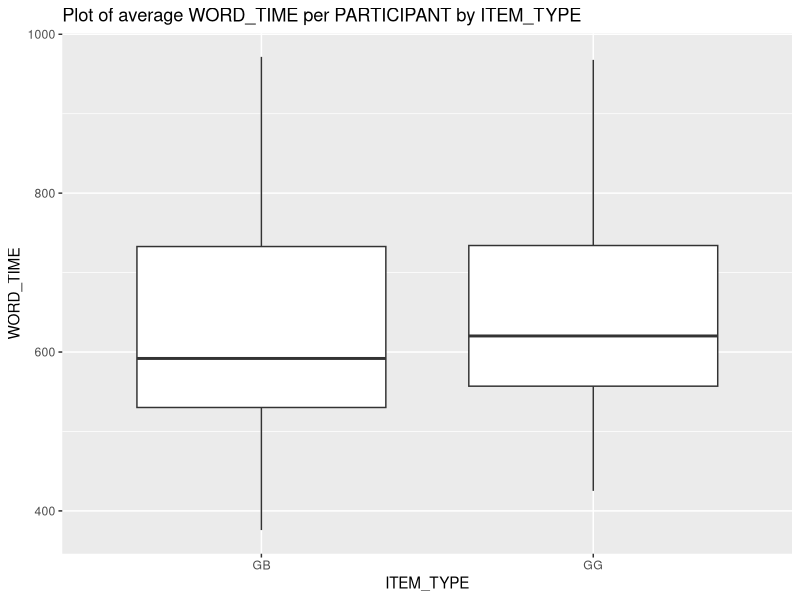
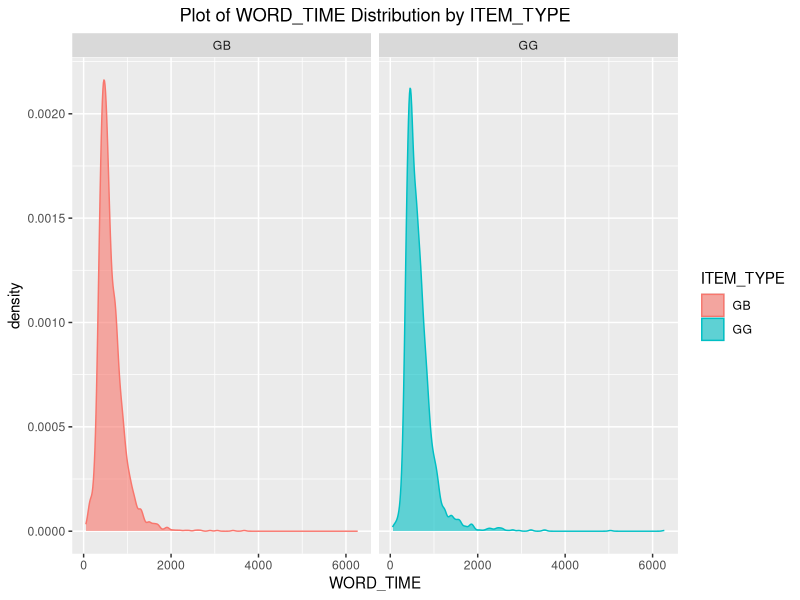
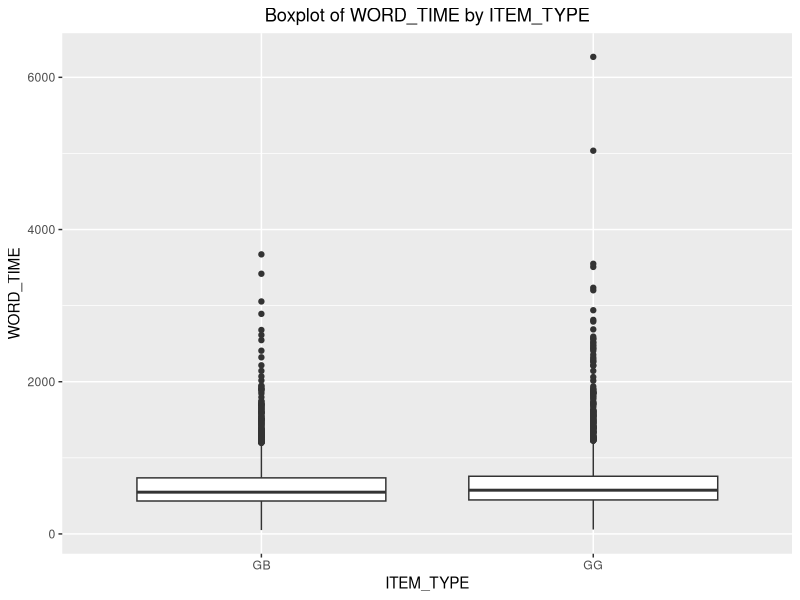
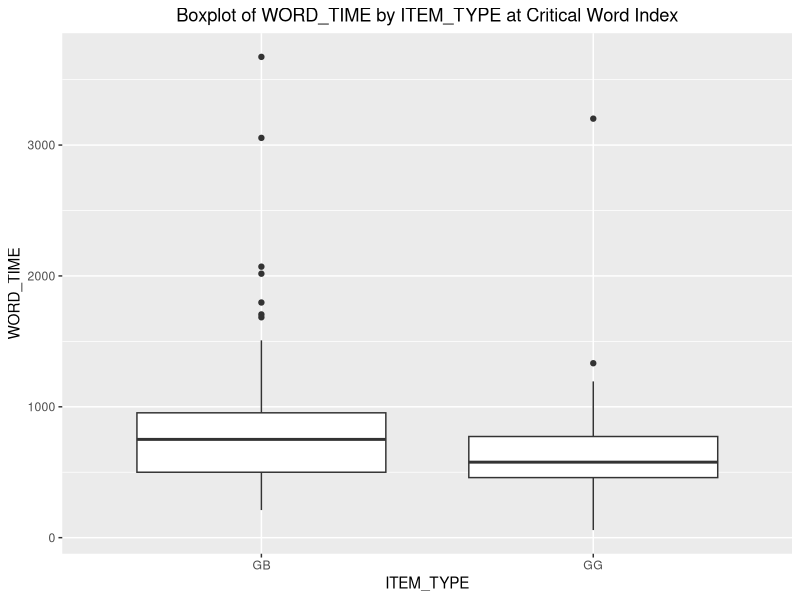
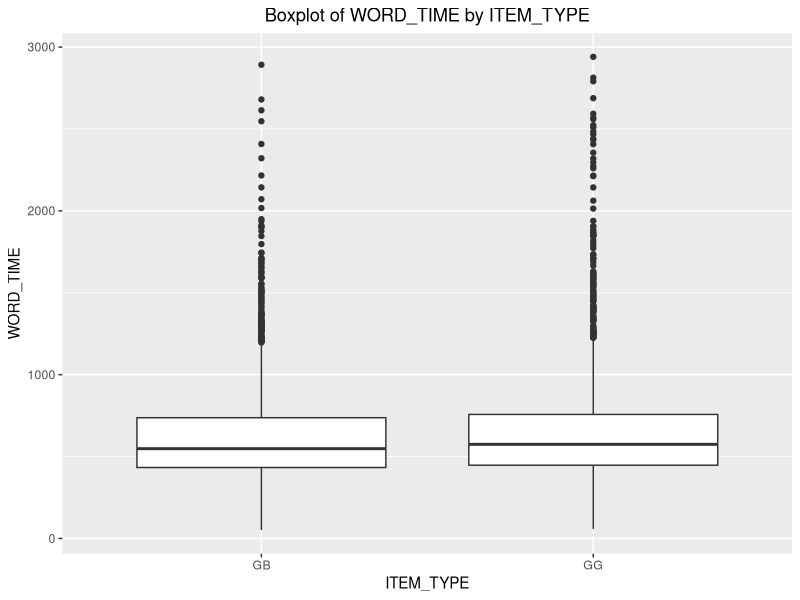
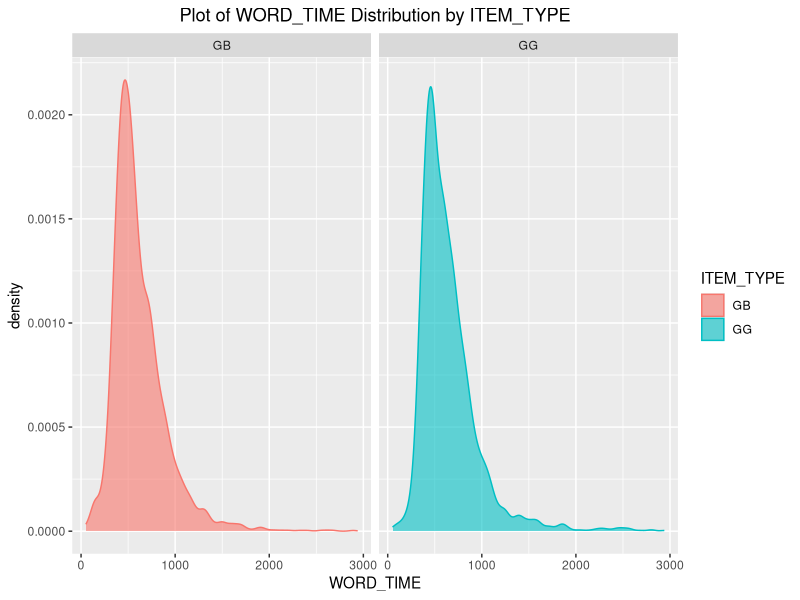
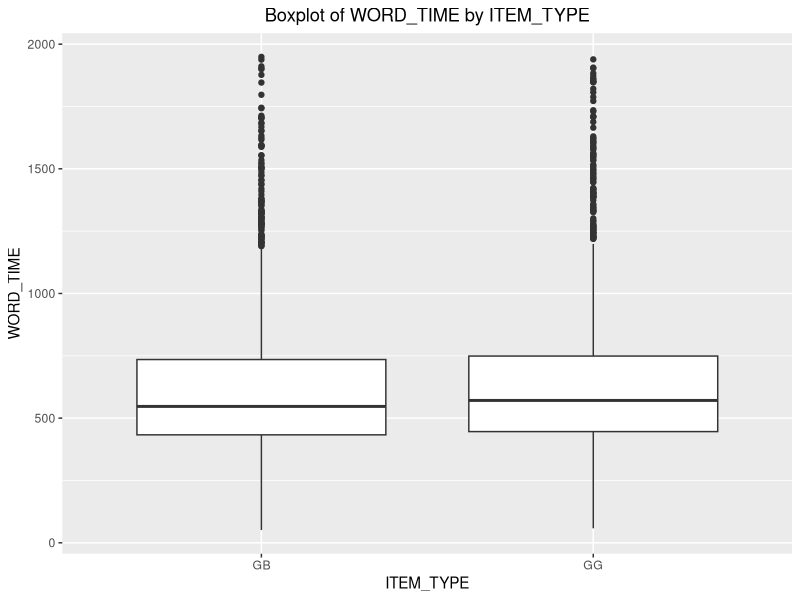
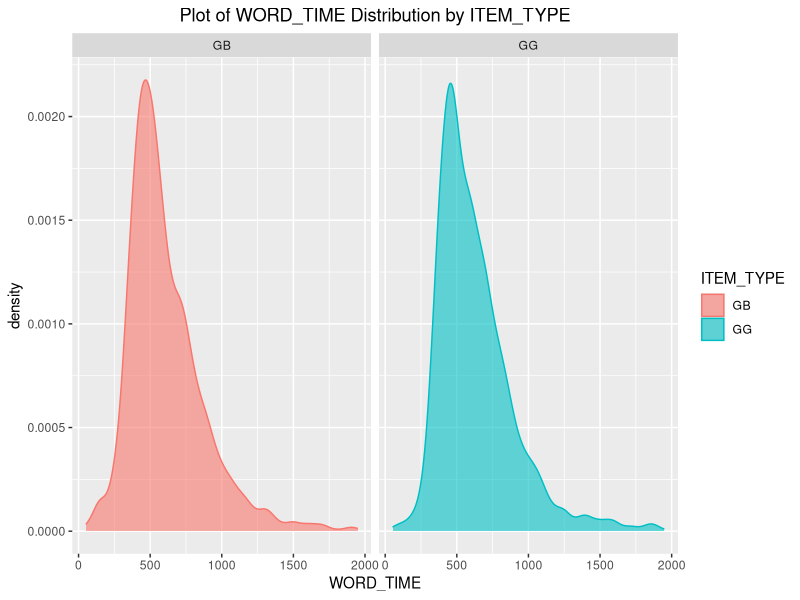

Generate these figures, in order, with R:
### Stats with R Exercise sheet 9

##########################
#Week 10: Linear Mixed Effects Models
##########################


## This exercise sheet contains the exercises that you will need to complete and 
## submit by 23:55 on Monday, January 13. Write the code below the questions. 
## If you need to provide a written answer, comment this out using a hashtag (#). 
## Submit your homework via moodle.
## You are required to work together in groups of three students, but everybody 
## needs to submit the group version of the homework via moodle individually.
## You need to provide a serious attempt to each exercise in order to have
## the assignment graded as complete.


## Please write below your (and your teammates) name, matriculation number. 
## Name: Noon Pokaratsiri Goldstein, Pauline Sander, Axel Allen
## Matriculation number: 2581469, 2581310, 2579024

## Change the name of the file by adding your matriculation numbers
## (exercise0N_firstID_secondID_thirdID.R)

###########################################################################################
###########################################################################################
library(lme4)
library(lattice)
library(Matrix)

# a)There are 3 datasets on moodle, you can choose one of them to work with on this
#   assignment.  
#   Read in the data file of your choice (gender.Rdata, sem.Rdata OR relclause.Rdata) 
#   and assign it to a variable called "dat". 
#   See a description of the items in the datasets below.
dat <- read.delim('gender.txt', sep = ' ')
summary(dat)
head(dat)
# The files contain data from an experiment where people were reading sentences, 
# and pressed the space bar to see the next word. The duration for which a word was 
# viewed before pressing the space bar again is the reading time of the word, and is 
# stored in the file as "WORD_TIME". The experiment had 24 items (given as "ITEM_ID") 
# and 24 subjects (given as "PARTICIPANT"). The order in which the different sentences 
# were presented in the experiment is given in the variable "itemOrder". 

# For each of the files, the sentences that were shown had a different property. 

# Sentences in the sem.Rdata experiment had a semantic violation, i.e. a word that 
# didn't fit in with the previous words in terms of its meaning. The experiment 
# contained two versions of each item, which were identical to one another except 
# for the one sentence containing a semantic violation, while the other one was 
# semantically correct. These conditions are named "SG" for "semantically good" 
# and "SB" for "semantically bad".

# Semantic materials (the experiment is in German, English translation given 
# for those who don't speak German'):

# Christina schie?t / raucht eine Zigarette nach der Arbeit. 
# "Christina is shooting / smoking a cigarette after work."

# The crticial word here is "Zigarette", as this would be very surprising in the 
# context of the verb "shoot", but not in the context of the verb "smoke". 
# Reading times are comparable because the critical word "Zigarette" is identical 
# in both conditions.

# Syntactic items:
# Simone hatte eine(n) schreckliche(n) Traum und keine Lust zum Weiterschlafen. 
# "Simone had a[masc/fem] horrible[masc/fem] dreammasc and didn't feel like sleeping 
# any longer."

# Here, there are again two conditions, one using correct grammatical gender on 
# "einen schrecklichen" vs. the other one using incorrect grammatical gender 
# "eine schreckliche". The critical word is "Traum" (it's either consisten or 
# inconsistent with the marking on the determiner and adjective)

# Relative clause items:
# Die Nachbarin, [die_sg nom/acc einige_pl nom/acc der Mieter auf Schadensersatz  
# verklagt hat_sg/ haben_pl]RC, traf sich gestern mit Angelika. 
# "The neighbor, [whom some of the tenants sued for damages / who sued some of  the
# tenants for damages]RC, met Angelika yesterday."

# When reading such a sentence, people will usually interpret the relative pronoun 
# die as the subject of the relative clause and the following noun phrase 
# "einige der Mieter" as the object. This interpretation is compatible with 
# the embedded singular-marked (sg) verb hat at the end of the relative clause. 
# Encountering the verb haben, which has plural marking (pl), leads to processing 
# difficulty: in order to make sense of the relative clause, readers need to 
# reinterpret the relative pronoun die as the object of the relative clause 
# and the following noun phrase "einige der Mieter" as its subject. 
# (Note that the sentences are all grammatical, as the relative pronoun and 
# following NPs are chosen such that they are ambiguous between nominative (nom)
# and accusative (acc) case marking.)

# The number of the word in a sentence is given in column "SEMWDINDEX". 
# 0 designates the word where the semantic violation happens (in the SB condition; 
# in the SG condition, it's the corresponding word). We call this word the 
# "critical word" or "critical region". -1 is the word before that, -2 is 
# two words before that word, and 2 is two words after that critical word. 
# "EXPWORD" shows the words. We expect longer reading times for the violation 
# at word 0 or the word after that (word 1) (if people press the button quickly 
# before thinking properly).

# b) Inspect "dat" and provide 2 plots. 
#    The first plot should provide insights about the relationship between WORD_TIME 
#    and ITEM_TYPE. 
#    For the second plot you should first subset the data using only RELWDINDEX == 0 and
#    then plot the WORD_TIME for the different conditions (ITEM_TYPE).
library(ggplot2)
library(reshape2)

# plot of average by item_type per participant
mdat <- melt(dat, id.vars = c("PARTICIPANT", "ITEM_TYPE"),
             measure.vars = c("WORD_TIME"))
cdat <- dcast(mdat, ITEM_TYPE + PARTICIPANT ~ variable, mean, na.rm = T)
ggplot(cdat, aes(ITEM_TYPE, WORD_TIME, group = ITEM_TYPE)) + 
  geom_boxplot() +
  ggtitle('Plot of average WORD_TIME per PARTICIPANT by ITEM_TYPE')

# first plot for relationship between WORD_TIME and ITEM_TYPE
theme_update(plot.title = element_text(hjust = 0.5))
ggplot(data = dat, aes(WORD_TIME, color = ITEM_TYPE, fill=ITEM_TYPE)) +
  ggtitle('Plot of WORD_TIME Distribution by ITEM_TYPE') +
  geom_density(alpha = 0.6) + 
  facet_wrap(~ITEM_TYPE)

ggplot(dat, aes(ITEM_TYPE, WORD_TIME, group = ITEM_TYPE)) + 
  geom_boxplot() +
  ggtitle('Boxplot of WORD_TIME by ITEM_TYPE')

# second plot for RELWDINDEX == 0
dat2 <- subset(dat, RELWDINDEX == 0)
ggplot(dat2, aes(ITEM_TYPE, WORD_TIME, group = ITEM_TYPE)) + 
  geom_boxplot() +
  ggtitle('Boxplot of WORD_TIME by ITEM_TYPE at Critical Word Index')

# c) Decide whether you want to exclude any data points (provide not only the code,
#    but also a detailed (!) explanation). 
#    Note that we are evaluating WORD_TIME as our reponse variable. 
#    What time intervals make sense for such an experiment?

# Considering the length of the sample sentences described, I'm assuming that WORD_TIME unit is in milliseconds
# as 1000-6000 ms (1-6 seconds) seems reasonable for proficient speakers to read these sentences.
# From our density plot and the summary of the data, ~90% of the WORD_TIME distribution lie below 3000 ms.
# Almost all of the data points for WORD_TIME at RELWDINDEX == 0 are also under 3000ms as observed in our boxplot.
# Considering that it is reasonable to expect readers to take more time to read 'grammatically bad' sentences
# excluding the outlier data points > 3000 ms, which are mostly in the 'grammatically good' category, seems
# reasonable. The boxplot of the average WORD_TIME per PARTICIPANT by ITEM_TYPE supports this rationale as well.
# As observed, in contrast to the Boxplot of WORD_TIME by ITEM_TYPE at Critical Word Index, which shows the 'GB'
# group to have overall longer WORD_TIME, the average WORD_TIME in the per PARTICIPANT bloxplot is higher in 
# the 'GG' group than 'GB' group.

dat_excluded <- subset(dat, WORD_TIME <= 3000)

# checking that doing so preserves existing distribution
ggplot(dat_excluded, aes(ITEM_TYPE, WORD_TIME, group = ITEM_TYPE)) + 
  geom_boxplot() +
  ggtitle('Boxplot of WORD_TIME by ITEM_TYPE')

ggplot(data = dat_excluded, aes(WORD_TIME, color = ITEM_TYPE, fill=ITEM_TYPE)) +
  ggtitle('Plot of WORD_TIME Distribution by ITEM_TYPE') +
  geom_density(alpha = 0.6) + 
  facet_wrap(~ITEM_TYPE)

# Another thought I had was to cut down to < 2000, but I don't have a more compelling justification
# than that 90% of the datapoints fall under this threshold from the density plot :/ Thoughts?
dat_excluded2 <- subset(dat, WORD_TIME <= 2000)
ggplot(dat_excluded2, aes(ITEM_TYPE, WORD_TIME, group = ITEM_TYPE)) + 
  geom_boxplot() +
  ggtitle('Boxplot of WORD_TIME by ITEM_TYPE')

ggplot(data = dat_excluded2, aes(WORD_TIME, color = ITEM_TYPE, fill=ITEM_TYPE)) +
  ggtitle('Plot of WORD_TIME Distribution by ITEM_TYPE') +
  geom_density(alpha = 0.6) + 
  facet_wrap(~ITEM_TYPE)

# d) Make a scatter plot where for each index word as the sentence progresses (RELWDINDEX),
#    the average reading time is shown for each of the two conditions (ITEM_TYPE).
#    Please use two different colours for the different conditions.
ggplot(data = dat_excluded, aes(x = RELWDINDEX, y = WORD_TIME, col = ITEM_TYPE)) +
  geom_point(alpha = 0.8, shape = 16) +
  ggtitle('Scatter Plot of Reading time(ms) and Word Index between GG and GB groups')

# e) You do not need to use ggplot here, just follow the example below.
#    The code is a plot for the dataset 'sleepstudy' from the package 'lme4'.
#    The figure shows relationships between days without sleeping and reaction 
#    time for each participant (subject) separately.

summary(sleepstudy)
print(xyplot(Reaction ~ Days | Subject, sleepstudy, aspect = "xy",
             layout = c(9,2), type = c("g", "p", "r"),
             index.cond = function(x,y) coef(lm(y ~ x))[1],
             xlab = "Days of sleep deprivation",
             ylab = "Average reaction time (ms)"))

#    Your task is to figure out how to adapt this plot for our data. What do you 
#    conclude regarding the reading sentences experiment?
summary(dat_excluded)
?xyplot
# melting and recasting for average word_time
mdat_e <- melt(dat_excluded, id.vars = c("PARTICIPANT", "RELWDINDEX", "ITEM_TYPE"),
             measure.vars = c("WORD_TIME"))
cdat_e <- dcast(mdat_e,RELWDINDEX + PARTICIPANT + ITEM_TYPE ~ variable, mean, na.rm = T)

print(xyplot(WORD_TIME ~ RELWDINDEX | PARTICIPANT, cdat_e, aspect = 'fill',
             main = 'Relationship between ART and Critical Word',
             groups = ITEM_TYPE, auto.key = list(space = 'right'),
             par.settings = list(superpose.symbol = list(col = c("blue", "orange")), 
                                 superpose.line = list(col = c("blue", "orange"))),
             layout = c(8,3), type = c('g', 'p', 'r'), 
             index.cond = function(x,y) coef(lm(y ~ x))[1],
             xlab = 'Index Word as the Sentence Progresses',
             ylab = 'ART (ms) by Sentence Type: GG vs GB'))

# Observation from the plot:
# Reading time tends to increase after the critical word (i.e. word at index 0), more so for the GB group than
# the GG group. However, the general tendency is not so clear (as it is the case for the sleep study example)

# f) Experiment with calculating a linear mixed effects model for this study, 
#    and draw the appropriate conclusions (give a detailed explanation 
#    for each model).

dat_model = lmer(WORD_TIME ~ RELWDINDEX + ITEM_TYPE + (1 + RELWDINDEX | PARTICIPANT), cdat_e, REML=FALSE)
dat_model_null = lmer(WORD_TIME ~ RELWDINDEX + (1 + RELWDINDEX | PARTICIPANT), cdat_e, REML=FALSE)
summary(dat_model)

# The average WORD_TIME in the GB group is approximately 633.619 ms (firxed effects intercept) and 
# the GG group WORD_TIME is around 27.9ms longer. For each unit increase in RELWDINDEX, the estimated WORD_TIME
# also increases by 7.020 ms.
# The std. Dev of 142.2 in the participant random effects suggest that there's quite a large variability among
# participants in terms of WROD_TIME.

coef(dat_model)
# The slopes for the RELWDINDEX that change from postivie to negative in different participants suggest that
# the relationship between WORD_TIME and RELWDINDEX is different across test participants and that the effect
# is not consistant. In 5 participants, WORD_TIME decreases as RELWDINDEX increases; in others, the relationship
# is reversed. 

anova(dat_model_null, dat_model)
# Based on the Chi-sqaured statistic of 3.5381 and p-value of 0.03315, the effect of ITEM_TYPE on WORD_TIME
# is statistically significant; WORD_TIME increased by 27.9 ms +- 14.692 in ITEM_TYPE GG group.

# g) Let's get back to the dataset 'sleepstudy'. The following plot shows 
#    subject-specific intercepts and slopes. Adapt this plot for our study 
#    and draw conclusions.
print(dotplot(ranef(dat_model, condVar=TRUE), scales = list(x = list(relation = 'free')))[["PARTICIPANT"]])
# Based on the plot, it appears that there is variability in slopes between participants.

model = lmer(Reaction ~ Days + (Days|Subject), sleepstudy)
print(dotplot(ranef(model,condVar=TRUE),  scales = list(x = list(relation = 'free')))
      [["Subject"]])
